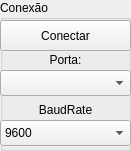
   <widget class="QGroupBox" name="groupBox">
    <property name="geometry">
     <rect>
      <x>660</x>
      <y>0</y>
      <width>131</width>
      <height>151</height>
     </rect>
    </property>
    <property name="title">
     <string>Conexão</string>
    </property>
    <widget class="QPushButton" name="pushButton">
     <property name="geometry">
      <rect>
       <x>0</x>
       <y>20</y>
       <width>131</width>
       <height>31</height>
      </rect>
     </property>
     <property name="text">
      <string>Conectar</string>
     </property>
    </widget>
    <widget class="QLabel" name="label">
     <property name="geometry">
      <rect>
       <x>0</x>
       <y>50</y>
       <width>131</width>
       <height>20</height>
      </rect>
     </property>
     <property name="text">
      <string>Porta:</string>
     </property>
     <property name="alignment">
      <set>Qt::AlignCenter</set>
     </property>
    </widget>
    <widget class="QLabel" name="label_2">
     <property name="geometry">
      <rect>
       <x>0</x>
       <y>100</y>
       <width>131</width>
       <height>20</height>
      </rect>
     </property>
     <property name="text">
      <string>BaudRate</string>
     </property>
     <property name="alignment">
      <set>Qt::AlignCenter</set>
     </property>
    </widget>
    <widget class="QComboBox" name="comboBox">
     <property name="geometry">
      <rect>
       <x>0</x>
       <y>70</y>
       <width>131</width>
       <height>26</height>
      </rect>
     </property>
    </widget>
    <widget class="QComboBox" name="comboBox_2">
     <property name="geometry">
      <rect>
       <x>0</x>
       <y>120</y>
       <width>131</width>
       <height>26</height>
      </rect>
     </property>
     <property name="currentIndex">
      <number>1</number>
     </property>
     <item>
      <property name="text">
       <string>4800</string>
      </property>
     </item>
     <item>
      <property name="text">
       <string>9600</string>
      </property>
     </item>
     <item>
      <property name="text">
       <string>14400</string>
      </property>
     </item>
     <item>
      <property name="text">
       <string>19200</string>
      </property>
     </item>
     <item>
      <property name="text">
       <string>57600</string>
      </property>
     </item>
     <item>
      <property name="text">
       <string>115200</string>
      </property>
     </item>
    </widget>
   </widget>
